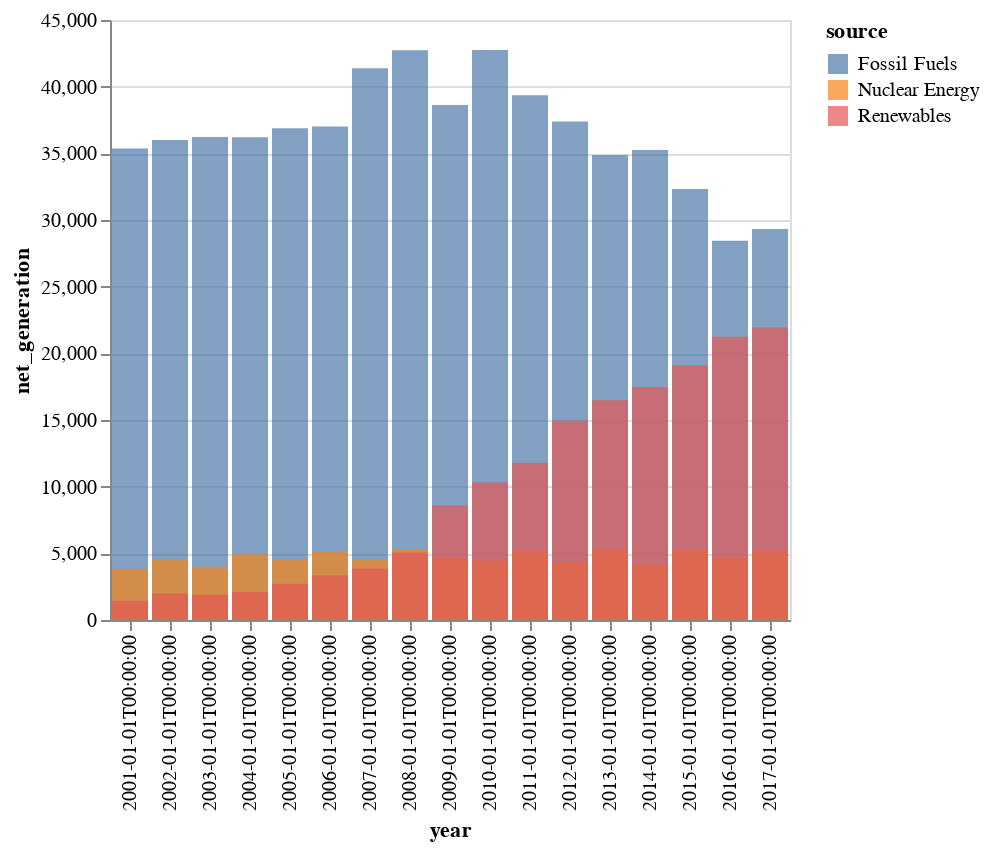

Notebook code for this chart:
### Code cell
source = data.iowa_electricity()

alt.Chart(source).mark_bar(opacity=0.7).encode(
    x='year:O',
    y=alt.Y('net_generation:Q', stack=None),
    color="source",
)

### Figure 1 — Vega-Lite specification as saved in the notebook (floating-point values rounded to 4 significant figures)
{"config": {"view": {"continuousWidth": 400, "continuousHeight": 300}}, "data": {"name": "data-bb61008ba0c766c5601afa5323d12ad4"}, "mark": {"type": "bar", "opacity": 0.7}, "encoding": {"color": {"type": "nominal", "field": "source"}, "x": {"type": "ordinal", "field": "year"}, "y": {"type": "quantitative", "field": "net_generation", "stack": null}}, "$schema": "https://vega.github.io/schema/vega-lite/v4.8.1.json", "datasets": {"data-bb61008ba0c766c5601afa5323d12ad4": [{"year": "2001-01-01T00:00:00", "source": "Fossil Fuels", "net_generation": 35361}, {"year": "2002-01-01T00:00:00", "source": "Fossil Fuels", "net_generation": 35991}, {"year": "2003-01-01T00:00:00", "source": "Fossil Fuels", "net_generation": 36234}, {"year": "2004-01-01T00:00:00", "source": "Fossil Fuels", "net_generation": 36205}, {"year": "2005-01-01T00:00:00", "source": "Fossil Fuels", "net_generation": 36883}, {"year": "2006-01-01T00:00:00", "source": "Fossil Fuels", "net_generation": 37014}, {"year": "2007-01-01T00:00:00", "source": "Fossil Fuels", "net_generation": 41389}, {"year": "2008-01-01T00:00:00", "source": "Fossil Fuels", "net_generation": 42734}, {"year": "2009-01-01T00:00:00", "source": "Fossil Fuels", "net_generation": 38620}, {"year": "2010-01-01T00:00:00", "source": "Fossil Fuels", "net_generation": 42750}, {"year": "2011-01-01T00:00:00", "source": "Fossil Fuels", "net_generation": 39361}, {"year": "2012-01-01T00:00:00", "source": "Fossil Fuels", "net_generation": 37379}, {"year": "2013-01-01T00:00:00", "source": "Fossil Fuels", "net_generation": 34873}, {"year": "2014-01-01T00:00:00", "source": "Fossil Fuels", "net_generation": 35250}, {"year": "2015-01-01T00:00:00", "source": "Fossil Fuels", "net_generation": 32319}, {"year": "2016-01-01T00:00:00", "source": "Fossil Fuels", "net_generation": 28437}, {"year": "2017-01-01T00:00:00", "source": "Fossil Fuels", "net_generation": 29329}, {"year": "2001-01-01T00:00:00", "source": "Nuclear Energy", "net_generation": 3853}, {"year": "2002-01-01T00:00:00", "source": "Nuclear Energy", "net_generation": 4574}, {"year": "2003-01-01T00:00:00", "source": "Nuclear Energy", "net_generation": 3988}, {"year": "2004-01-01T00:00:00", "source": "Nuclear Energy", "net_generation": 4929}, {"year": "2005-01-01T00:00:00", "source": "Nuclear Energy", "net_generation": 4538}, {"year": "2006-01-01T00:00:00", "source": "Nuclear Energy", "net_generation": 5095}, {"year": "2007-01-01T00:00:00", "source": "Nuclear Energy", "net_generation": 4519}, {"year": "2008-01-01T00:00:00", "source": "Nuclear Energy", "net_generation": 5282}, {"year": "2009-01-01T00:00:00", "source": "Nuclear Energy", "net_generation": 4679}, {"year": "2010-01-01T00:00:00", "source": "Nuclear Energy", "net_generation": 4451}, {"year": "2011-01-01T00:00:00", "source": "Nuclear Energy", "net_generation": 5215}, {"year": "2012-01-01T00:00:00", "source": "Nuclear Energy", "net_generation": 4347}, {"year": "2013-01-01T00:00:00", "source": "Nuclear Energy", "net_generation": 5321}, {"year": "2014-01-01T00:00:00", "source": "Nuclear Energy", "net_generation": 4152}, {"year": "2015-01-01T00:00:00", "source": "Nuclear Energy", "net_generation": 5243}, {"year": "2016-01-01T00:00:00", "source": "Nuclear Energy", "net_generation": 4703}, {"year": "2017-01-01T00:00:00", "source": "Nuclear Energy", "net_generation": 5214}, {"year": "2001-01-01T00:00:00", "source": "Renewables", "net_generation": 1437}, {"year": "2002-01-01T00:00:00", "source": "Renewables", "net_generation": 1963}, {"year": "2003-01-01T00:00:00", "source": "Renewables", "net_generation": 1885}, {"year": "2004-01-01T00:00:00", "source": "Renewables", "net_generation": 2102}, {"year": "2005-01-01T00:00:00", "source": "Renewables", "net_generation": 2724}, {"year": "2006-01-01T00:00:00", "source": "Renewables", "net_generation": 3364}, {"year": "2007-01-01T00:00:00", "source": "Renewables", "net_generation": 3870}, {"year": "2008-01-01T00:00:00", "source": "Renewables", "net_generation": 5070}, {"year": "2009-01-01T00:00:00", "source": "Renewables", "net_generation": 8560}, {"year": "2010-01-01T00:00:00", "source": "Renewables", "net_generation": 10308}, {"year": "2011-01-01T00:00:00", "source": "Renewables", "net_generation": 11795}, {"year": "2012-01-01T00:00:00", "source": "Renewables", "net_generation": 14949}, {"year": "2013-01-01T00:00:00", "source": "Renewables", "net_generation": 16476}, {"year": "2014-01-01T00:00:00", "source": "Renewables", "net_generation": 17452}, {"year": "2015-01-01T00:00:00", "source": "Renewables", "net_generation": 19091}, {"year": "2016-01-01T00:00:00", "source": "Renewables", "net_generation": 21241}, {"year": "2017-01-01T00:00:00", "source": "Renewables", "net_generation": 21933}]}}
